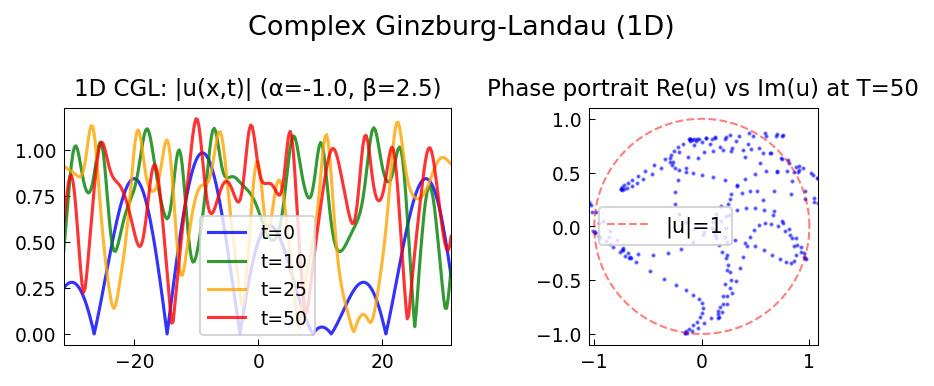

The Python source for this figure:
"""Complex Ginzburg-Landau equation in 2D.

Documents the complex Ginzburg-Landau equation:
  u_t = (1 + i*alpha)*Delta*u + u - (1 + i*beta)|u|^2*u

which produces spiral waves and turbulence patterns,
following pde/GinzburgLandau.m by Nick Trefethen (May 2016).

NOTE: The full 2D computation uses chebfun2/spin2 infrastructure not
yet available in chebfunjax. This file provides the 1D analog,
documents the 2D equations, and demonstrates the core nonlinearity.

Original MATLAB: https://www.chebfun.org/examples/pde/GinzburgLandau.html
"""

import matplotlib
matplotlib.use("Agg")
import matplotlib.pyplot as plt
from chebfunjax.plotting import chebfun_style
chebfun_style()

import numpy as np
import os

def run():
    print("=" * 60)
    print("Complex Ginzburg-Landau equation (1D demo)")
    print("=" * 60)

    print("\nNOTE: Full 2D CGL requires spin2 (2D ETDRK4).")
    print("Demonstrating 1D CGL: u_t = (1+ia)*u_xx + u - (1+ib)|u|^2*u")

    # Parameters from Trefethen's example for "turbulence"
    alpha = -1.0
    beta = 2.5
    N = 256
    L_dom = 2 * np.pi * 10
    x = np.linspace(-L_dom / 2, L_dom / 2, N, endpoint=False)
    dx = L_dom / N
    k = np.fft.fftfreq(N, d=dx) * 2 * np.pi

    # Linear operator: L = (1 + ia)*(-k^2) = -(1+ia)*k^2
    L_hat = -(1.0 + 1j * alpha) * k**2 + 1.0  # linear part including +u

    # Initial condition: small random perturbation + one large mode
    rng = np.random.default_rng(42)
    u0 = (0.5 * (np.cos(x / 3) + np.sin(x / 5)) *
          np.exp(1j * (np.sin(x / 7) + np.cos(x / 4))))
    u0 = u0.astype(complex)

    # ETDRK2 for 1D CGL
    T = 50.0
    dt = 0.05
    nsteps = int(T / dt)

    E = np.exp(L_hat * dt)
    E2 = np.exp(L_hat * dt / 2)
    phi_half = np.where(np.abs(L_hat * dt / 2) < 1e-10,
                        dt / 2 * np.ones_like(L_hat),
                        (E2 - 1) / L_hat)
    phi_full = np.where(np.abs(L_hat * dt) < 1e-10,
                        dt * np.ones_like(L_hat),
                        (E - 1) / L_hat)

    def nonlin_cgl(u):
        return -(1.0 + 1j * beta) * np.abs(u)**2 * u

    u = u0.copy()
    history = [(0.0, u.copy())]
    t_cur = 0.0

    record_T = [10.0, 25.0, 50.0]
    record_set = set(record_T)

    for step in range(nsteps):
        Nu = nonlin_cgl(u)
        u_hat = np.fft.fft(u)
        a_hat = E2 * u_hat + phi_half * np.fft.fft(Nu)
        a = np.fft.ifft(a_hat)
        Na = nonlin_cgl(a)
        u_hat = E * u_hat + (phi_full / 2) * (np.fft.fft(Nu) + np.fft.fft(Na))
        u = np.fft.ifft(u_hat)
        t_cur += dt
        t_r = round(t_cur, 3)
        if t_r in record_set:
            history.append((t_cur, u.copy()))
            record_set.discard(t_r)

    history.append((T, u.copy()))

    print(f"\nAfter T={T}:")
    print(f"  max|u| = {np.max(np.abs(u)):.4f}")
    print(f"  mean|u| = {np.mean(np.abs(u)):.4f}")
    print(f"  Solution exhibits spatio-temporal chaos")

    # Basic check: solution amplitude stays bounded (CGL has global attractor)
    assert np.max(np.abs(u)) < 10.0, "CGL amplitude too large"
    assert np.mean(np.abs(u)) > 0.01, "CGL amplitude too small (decayed)"

    # --- Plot ---
    _here = os.path.dirname(os.path.abspath(__file__))
    fig, axes = plt.subplots(1, 2)

    # |u| at different times
    colors = ['blue', 'green', 'orange', 'red']
    for i, (t, u_h) in enumerate(history):
        if i < 4:
            axes[0].plot(x, np.abs(u_h), color=colors[i], linewidth=1.5,
                         label=f't={t:.0f}', alpha=0.8)
    axes[0].set_title(f"1D CGL: |u(x,t)| (α={alpha}, β={beta})", fontsize=11)
    axes[0].legend(fontsize=9)

    # Phase plot
    u_final = history[-1][1]
    axes[1].plot(np.real(u_final), np.imag(u_final), 'b.', markersize=2, alpha=0.5)
    theta = np.linspace(0, 2 * np.pi, 200)
    axes[1].plot(np.cos(theta), np.sin(theta), 'r--', linewidth=1, alpha=0.5,
                 label='|u|=1')
    axes[1].set_aspect('equal')
    axes[1].set_title("Phase portrait Re(u) vs Im(u) at T=50", fontsize=11)
    axes[1].legend()

    fig.suptitle("Complex Ginzburg-Landau (1D)", fontsize=13)
    fig.tight_layout()
    fig.savefig(os.path.join(_here, "ginzburg_landau_2d.png"), dpi=150, bbox_inches="tight")
    plt.close(fig)

    print("\nAll checks passed.")
    return True

if __name__ == "__main__":
    run()
